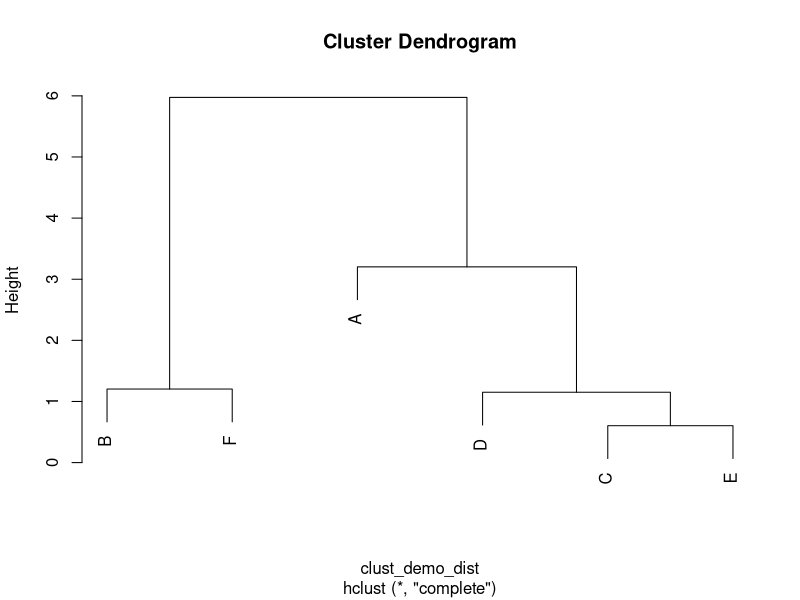
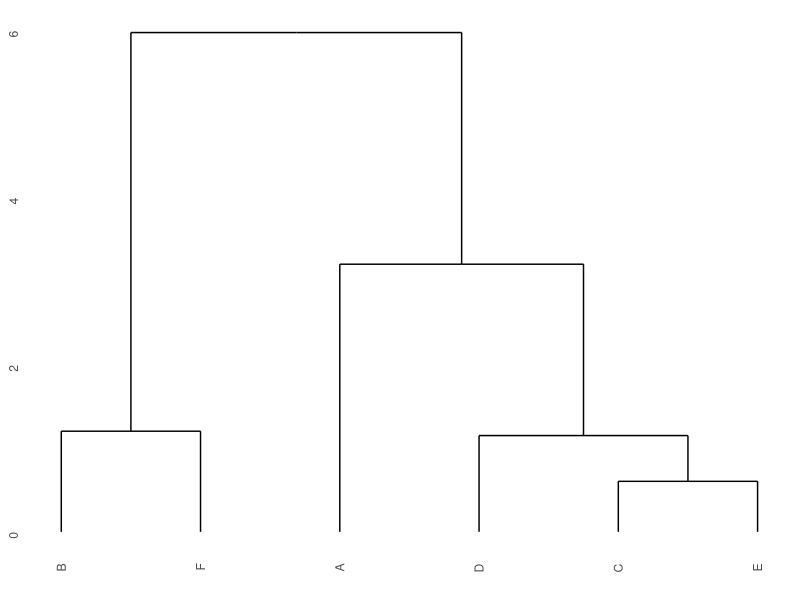
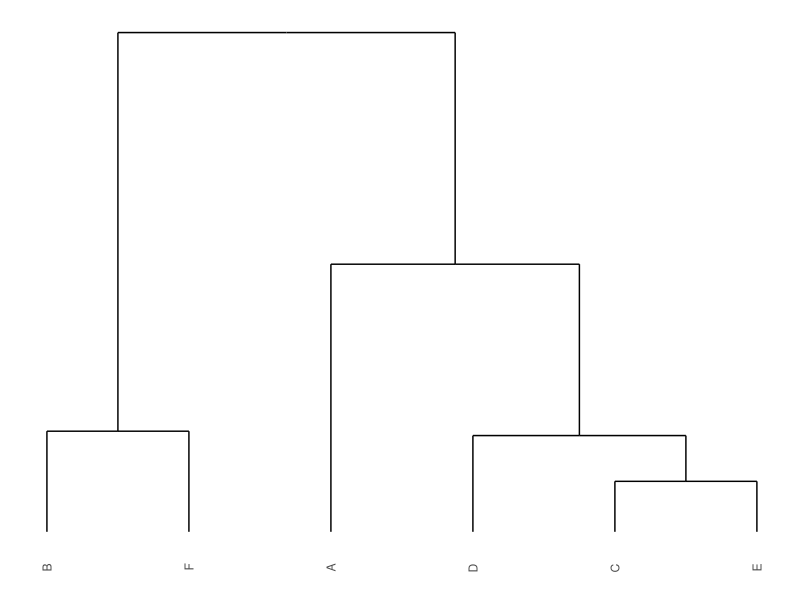
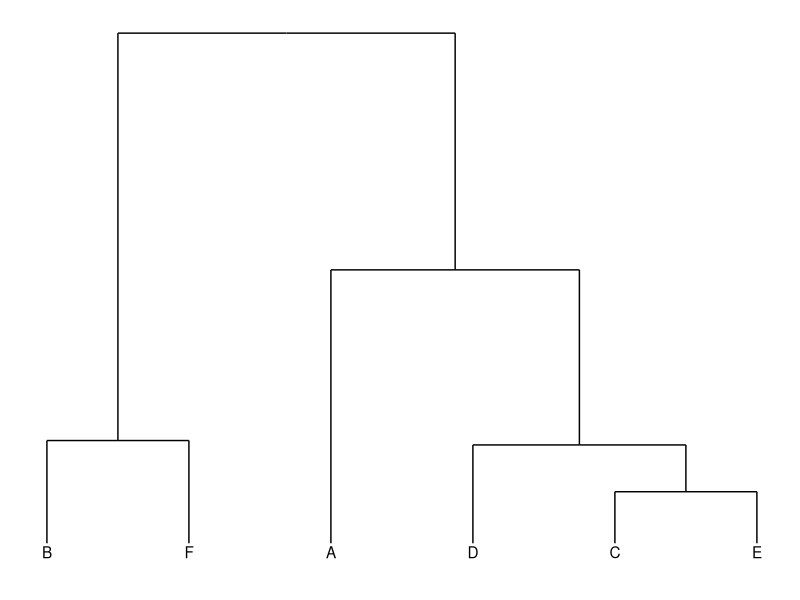

Generate these figures, in order, with R:
## ---- chunk 1
# load libraries
library(tidyverse)
library(conflicted)
library(viridis)
library(magrittr)
library(cowplot)
library(ggdendro)

# configure knit settings
knitr::opts_chunk$set(echo = TRUE, fig.width = 6, fig.height = 4)

# resolve package conflicts
filter <- dplyr::filter
select <- dplyr::select
## ---- chunk 2
#install.packages('ggdendro')
## ---- chunk 3
set.seed(42)
tibble(x = rnorm(6, mean = 5, sd = 2), 
       y = x + runif(6),
       label = c('A', 'B', 'C', 'D', 'E', 'F')) -> clust_demo
## ---- chunk 4
clust_demo %>% 
# make the tibble into a dataframe because we need to make the labels
# into rownames and tibbles don't allow rownames
  as.data.frame() %>%
# turn the data labels into rownames so they're carried through the distance
# matrix and hierarchical clustering calculations
  column_to_rownames('label') %>%
# use dist() to calculate a distance matrix
  dist(.) -> clust_demo_dist
## ---- chunk 5
hclust(clust_demo_dist) -> clust_demo_hclust
## ---- chunk 6
plot(clust_demo_hclust)
## ---- chunk 7
# start with the saved hclust object
clust_demo_hclust %>% 
# as.dendrogram() turns the hclust results into a special dendrogram class 
# that R uses for representing any kind of tree
  as.dendrogram() %>% 
# dendro_data() turns the dendrogram class data into numbers that are plottable
  dendro_data() -> clust_demo_ggdendro
## ---- chunk 8
ggdendrogram(clust_demo_ggdendro)
## ---- chunk 9
ggdendrogram(clust_demo_ggdendro) +
  theme(axis.text.y = element_blank())
## ---- chunk 10
clust_demo_ggdendro
## ---- chunk 11
# for once, don't put any data in ggplot() !!!
# the stem and label information is in separate tables, so we want to supply
# separate data to separate geoms
ggplot() +
# the segments table contains the information for plotting branches, so supply
# that to geom_segment() to plot the branches of the tree
  geom_segment(data = clust_demo_ggdendro$segments, aes(x = x, y = y, xend = xend, yend = yend)) +
# the labels table has the labels for the ends of the branches, so supply that
# to geom_text() to label the ends of the branches
  geom_text(data = clust_demo_ggdendro$labels, aes(x = x, y = y, label = label), vjust = 1.25) +
  theme_dendro()
